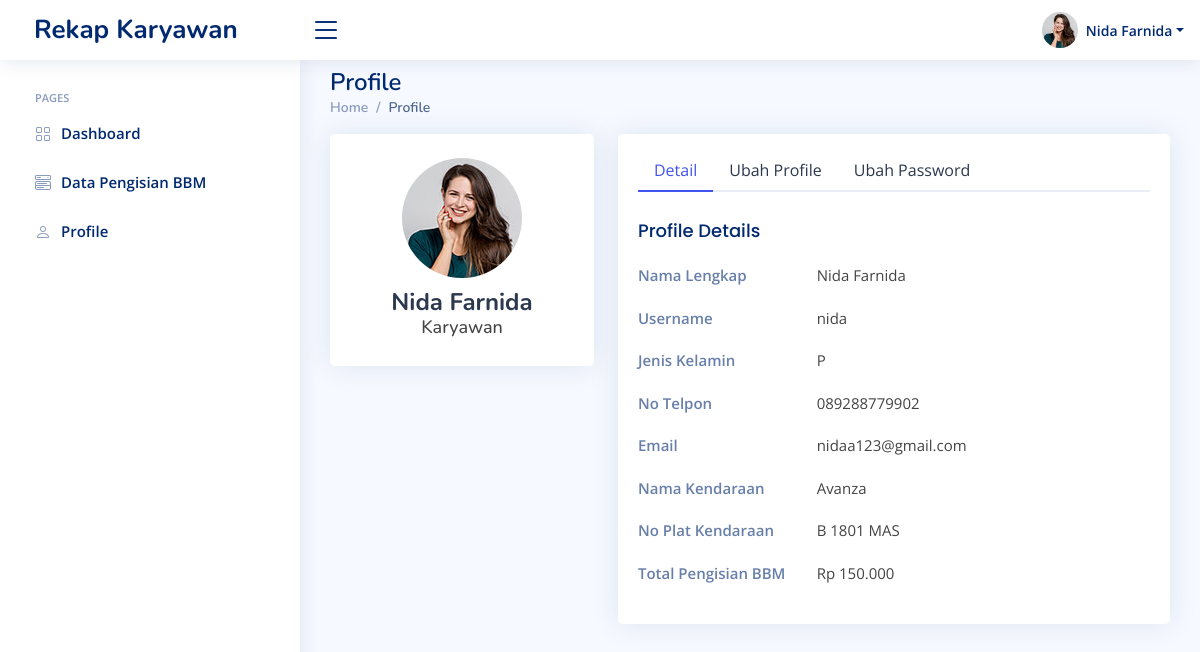
Before: /profile.php (signed in) with the older database file.
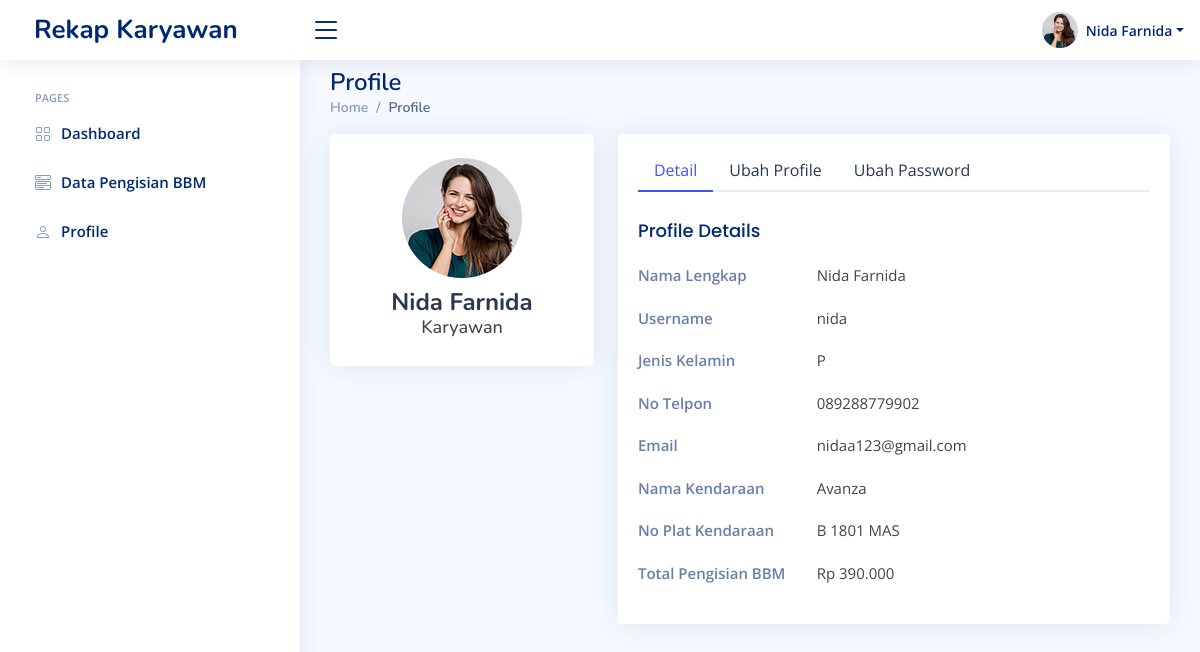
After: the same page with the newer database file.
### tables this page shows
CREATE TABLE `tb_karyawan` (
  `id` int(11) NOT NULL,
  `username` varchar(20) NOT NULL,
  `nama_karyawan` varchar(100) NOT NULL,
  `nama_kendaraan` varchar(100) NOT NULL,
  `no_plat` varchar(20) NOT NULL,
  `total_pengisian` int(11) NOT NULL
);

### format_rupiah.php (called while the page is built)
<?php
function rupiah($angka)
{
    $hasil_rupiah = "Rp " . number_format($angka, 0, ',', '.');
    return $hasil_rupiah;
}

### profile.php (the view, shortened to what the changed rows need)
<?php
require './koneksi.php';
if ($_SESSION['admin'] || $_SESSION['karyawan']) {
    if ($_SESSION['admin']) {
        $user = $_SESSION['admin'];
    } else if ($_SESSION['karyawan']) {
        $user = $_SESSION['karyawan'];
    }
}
else{
    header('location:login.php');
}
$sql = mysqli_query($conn, "SELECT * FROM tb_user WHERE username = '$user' ");
$data = mysqli_fetch_assoc($sql);
?>
<!DOCTYPE html>
<html lang="en">
<?php
include 'head.php';
?>
<body>
    <main id="main" class="main mt-5">
        <div class="pagetitle">
            <h1>Profile</h1>
        </div>
        <section class="section profile">
            <div class="row">
                <div class="col-xl-4">
                    <div class="card">
                        <div class="card-body profile-card pt-4 d-flex flex-column align-items-center">
                            <h2><?= $data['nama_user'] ?></h2>
                        </div>
                    </div>
                </div>
                <div class="col-xl-8">
                    <div class="card">
                        <div class="card-body pt-3">
                            <div class="tab-content pt-2">
                                <div class="tab-pane fade show active profile-overview" id="profile-overview">
                                    <?php
                                    if ($data['level'] == 'Karyawan') {
                                        $sql = mysqli_query($conn, "SELECT * FROM tb_karyawan WHERE username = '$data[username]' ");
                                        $data_karyawan = mysqli_fetch_assoc($sql);
                                    ?>
                                        <div class="row">
                                            <div class="col-5 col-md-4 label">Nama Kendaraan</div>
                                            <div class="col-6"><?= $data_karyawan['nama_kendaraan'] ?></div>
                                        </div>
                                        <div class="row">
                                            <div class="col-5 col-md-4 label">No Plat Kendaraan</div>
                                            <div class="col-6"><?= $data_karyawan['no_plat'] ?></div>
                                        </div>
                                        <div class="row">
                                            <div class="col-5 col-md-4 label">Total Pengisian BBM</div>
                                            <div class="col-6"><?= rupiah($data_karyawan['total_pengisian']) ?></div>
                                        </div>
                                    <?php
                                    }
                                    ?>
                                </div>
                            </div>
                        </div>
                    </div>
                </div>
            </div>
        </section>
    </main>
</body>
</html>

Changed rows visible on the page:
changed tb_karyawan "Avanza": total_pengisian "Rp 150.000" → "Rp 390.000"
